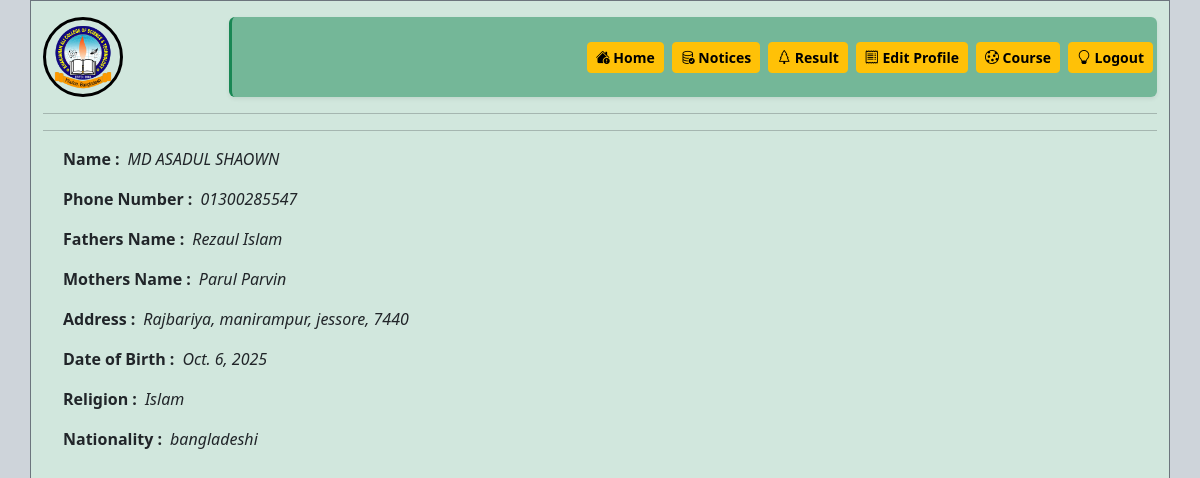
Page /profile/1/ on the committed database.
### EMS/models.py (models this page shows, shortened)
class Student(models.Model):
    student_bangla_name = models.CharField(max_length=50, null=True, blank=True)
    student_name = models.CharField(max_length=50, null=True, blank=True)
    email = models.EmailField( null=True, blank=True)
    student_phone_number = models.CharField(max_length=15, null=True, blank=True)
    fathers_name = models.CharField(max_length=50, null=True, blank=True)
    fathers_phone_number = models.CharField(max_length=15, null=True, blank=True)
    mothers_name = models.CharField(max_length=50, null=True, blank=True)
    mothers_phone_number = models.CharField(max_length=15, null=True, blank=True)
    address = models.CharField(max_length=100, null=True, blank=True)
    post_office = models.CharField(max_length=50, null=True, blank=True)
    word = models.CharField(max_length=30, null=True, blank=True)
    post_code = models.CharField(max_length=10, null=True, blank=True)
    thana = models.CharField(max_length=30, null=True, blank=True)
    district = models.CharField(max_length=30, null=True, blank=True)
    nationality = models.CharField(max_length=30, null=True, blank=True)
    date_of_birth = models.DateField(null=True, blank=True)
    religion = models.CharField(max_length=30, null=True, blank=True)
    examination = models.CharField(max_length=30, null=True, blank=True)
    group = models.CharField(max_length=30, null=True, blank=True)
    regi_no = models.CharField(max_length=20, null=True, blank=True)
    board = models.CharField(max_length=30, null=True, blank=True)
    exam_year = models.CharField(max_length=10, null=True, blank=True)
    gpa = models.CharField(max_length=10, null=True, blank=True)
    department = models.ForeignKey(Department, on_delete=models.CASCADE, related_name="students")
    session = models.CharField(max_length=20, null=True, blank=True)
    student_photo = models.ImageField(upload_to='images/student_photo/', default="images/student_photo/server4.webp", null=True, blank=True)
    roll = models.IntegerField(default=0, null=True, blank=True)
    HonorsRegisterNO = models.IntegerField( default=0,null=True,blank=True)
    total_cgpa = models.FloatField(default=0.0,null=True,blank=True)
    approved_at = models.DateTimeField(default=timezone.now, null=True, blank=True)
    class Meta:
        verbose_name_plural = "Students"

### EMS/views.py (the view)
# urls.py: path('profile/<int:id>/', views.profile, name='profile'),
def profile(request,id):
  student_id = Student.objects.get(id=id)
  return render(request,'profile.html',{'student':student_id})

### EMS/templates/profile.html (shortened to what this page needs)
<!DOCTYPE html>
{% load static %}
<html lang="en">
<head>
  <link href="https://cdn.jsdelivr.net/npm/bootstrap@5.3.3/dist/css/bootstrap.min.css" rel="stylesheet">
  <link href="https://cdn.jsdelivr.net/npm/bootstrap-icons@1.11.3/font/bootstrap-icons.css" rel="stylesheet">
  <link rel="stylesheet" href="{% static 'css/profile.css' %}">
</head>
<body class=" bg-dark-subtle">
<div class=" container min-vh-100 bg-success-subtle border border-secondary">
    <div class=" d-md-flex mt-md-3">
      <div class=" col-2 d-grid d-md-flex ">
        {% if student.student_photo %}
        <a href="{% url 'edit' student.id %}">
          <img class=" object-fit-cover border border-3 border-black rounded-circle profile_pic" src="{{student.student_photo.url}}" alt="profile picture " >
          {% else %}
          <img class=" object-fit-cover border border-3 border-black rounded-circle profile_pic" src="{% static 'images/logokacst.png' %}" alt="defult picture " >
        {% endif %}
      </div>
      <div class=" d-none d-md-flex justify-content-end gap-md-2 align-items-center col-md-10 bg-success bg-opacity-50 rounded border-start border-3 border-success shadow-sm sticky-top ">
        <a class=" btn btn-warning btn-sm fw-semibold" href="{% url 'home'%}">
          <i class=" bi bi-house-exclamation-fill text-black"></i>
          Home
        </a>
        <a class=" btn btn-warning btn-sm fw-semibold" href="{% url 'result' student.id %}">
          <i class=" bi bi-database-check text-black"></i>
          Notices
        </a>
        <a class=" btn btn-warning btn-sm fw-semibold" href="{% url 'result' student.id %}">
          <i class=" bi bi-tree text-black"></i>
          Result
        </a>
        <a class=" btn btn-warning btn-sm fw-semibold" href="{% url 'edit' student.id %}">
          <i class=" bi bi-receipt text-black"></i>
          Edit Profile
        </a>
        <a class=" btn btn-warning btn-sm fw-semibold" href="{% url 'result' student.id %}">
          <i class=" bi bi-cookie text-black"></i>
          Course
        </a>
        <a class=" btn btn-warning btn-sm fw-semibold me-1" href="{% url 'logout' %}">
          <i class=" bi  bi-lightbulb text-black"></i>
          Logout
        </a>
      </div>
    </div>
    <hr class=" text-dark">
    <hr class=" text-dark">
    <div class=" row mt-md-2 ms-md-2">
      <div class=" col-md-8">
        <div class=" d-flex">
          <p class="fw-semibold me-2">Name :</p>
          <p class=" fst-italic">{{ student.student_name}}</p>
        </div>
        <div class=" d-flex">
          <p class="fw-semibold me-2">Phone Number :</p>
          <p class=" fst-italic">{{ student.student_phone_number}}</p>
        </div>
        <div class=" d-flex">
          <p class="fw-semibold me-2">Fathers Name :</p>
          <p class=" fst-italic">{{ student.fathers_name}}</p>
        </div>
        <div class=" d-flex">
          <p class="fw-semibold me-2">Mothers Name :</p>
          <p class=" fst-italic">{{ student.mothers_name}}</p>
        </div>
        <div class=" d-flex">
          <p class="fw-semibold me-2">Address :</p>
          <p class=" fst-italic">{{ student.address}}, {{student.thana}}, {{student.district}}, {{student.post_code}}</p>
        </div>
        <div class=" d-flex">
          <p class="fw-semibold me-2">Date of Birth :</p>
          <p class=" fst-italic">{{ student.date_of_birth}}</p>
        </div>
        <div class=" d-flex">
          <p class="fw-semibold me-2">Religion :</p>
          <p class=" fst-italic">{{ student.religion}}</p>
        </div>
        <div class=" d-flex">
          <p class="fw-semibold me-2">Nationality :</p>
          <p class=" fst-italic">{{ student.nationality}}</p>
        </div>
      </div>
    </div>
  </div>
</body>
</html>

### static/css/profile.css (style rules this page uses)
.profile_pic { width: 80px; height: 80px; }

### rows in the picture
Student: student_name "MD ASADUL SHAOWN", student_phone_number "01300285547", fathers_name "Rezaul Islam", mothers_name "Parul Parvin", address "Rajbariya", thana "manirampur", district "jessore", post_code "7440", date_of_birth "Oct. 6, 2025", religion "Islam", nationality "bangladeshi"
